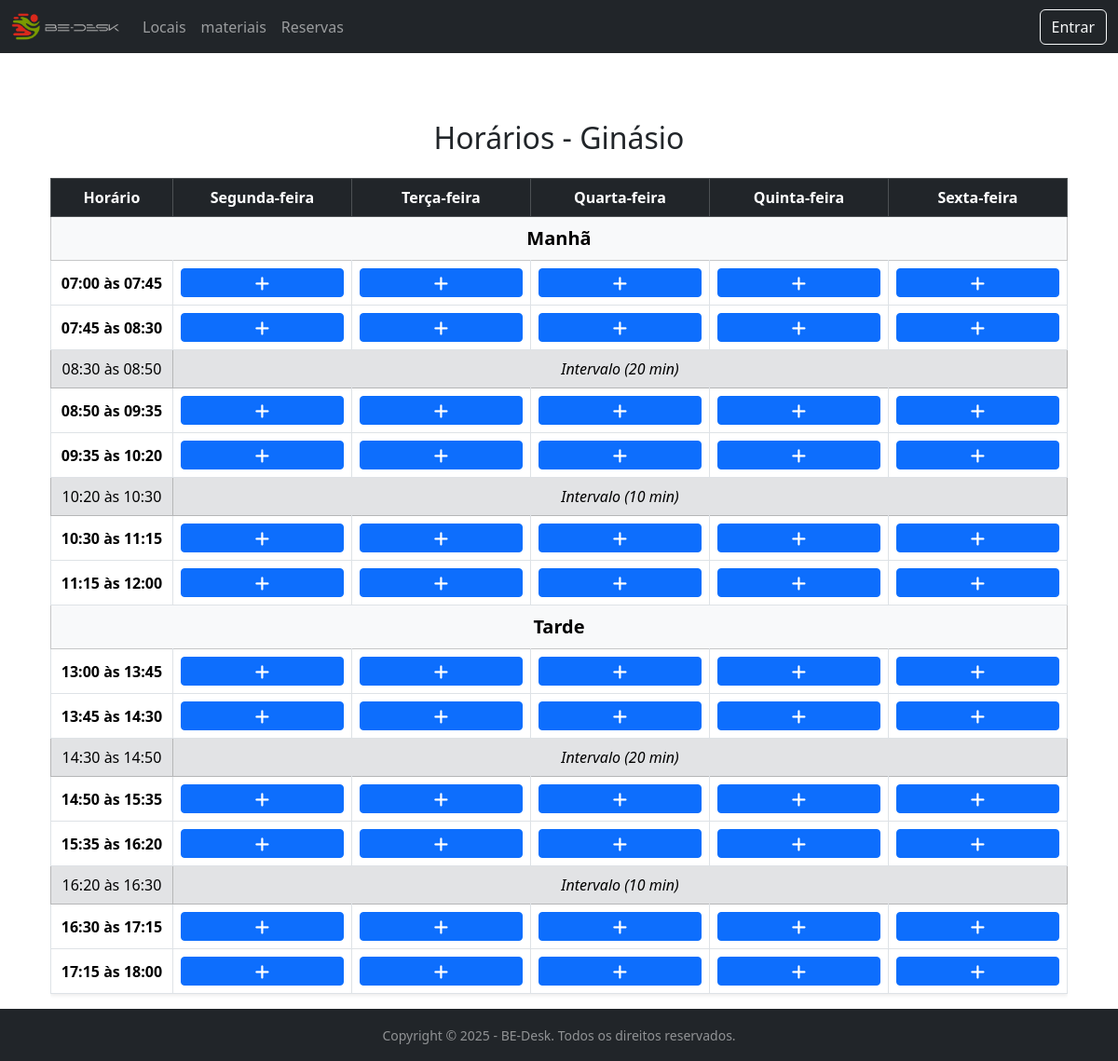
/sala/Ginásio/, run on an earlier commit of the app's database.
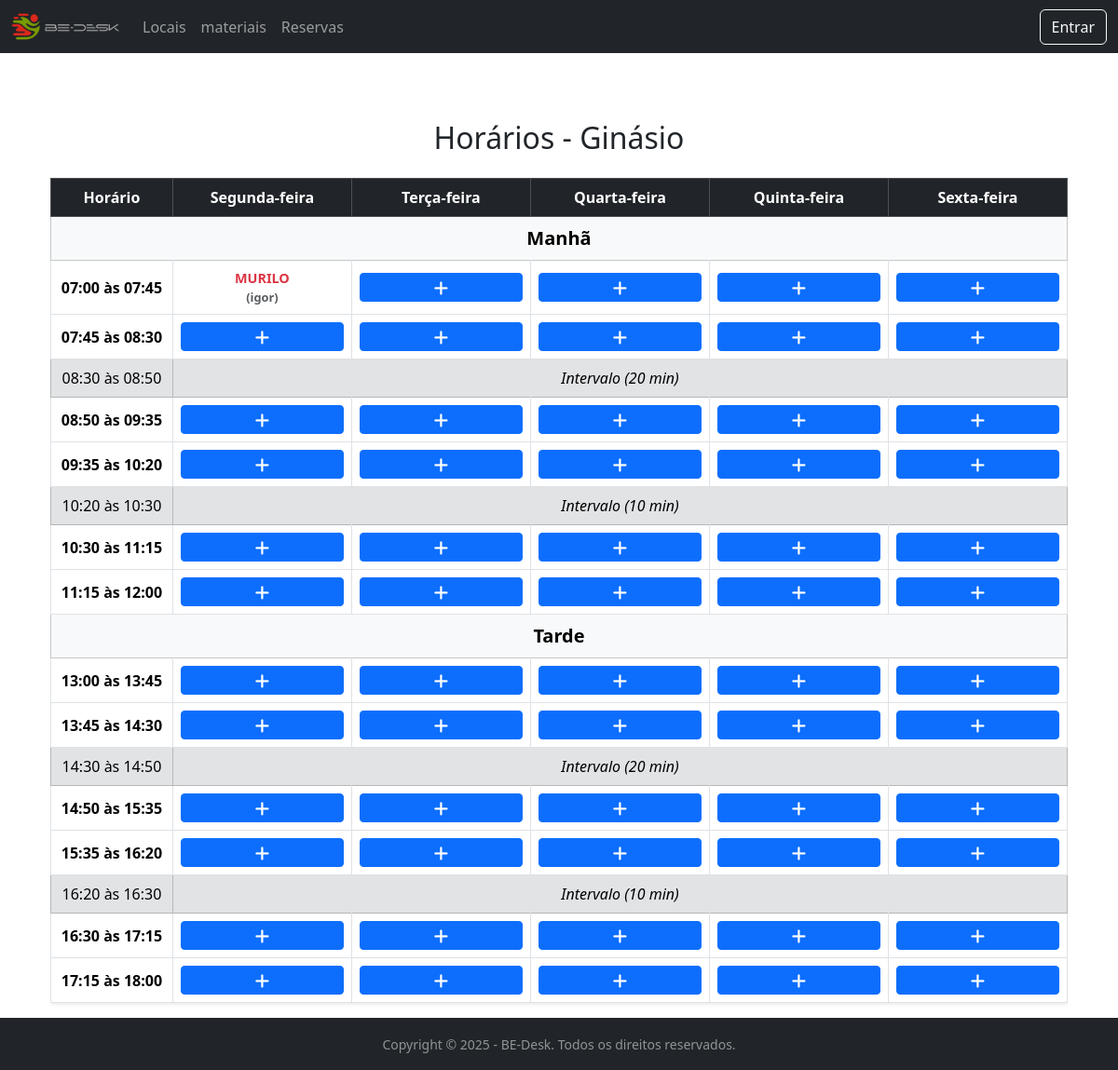
And on a later commit of the database.
### bedesk/models.py (models this page shows, shortened)
class Agendamento(models.Model):
    STATUS_CHOICES = [
        ('PENDENTE', 'Pendente'), # O valor que vai para o banco (melhor em CAPS)
        ('APROVADO', 'Aprovado'), # O valor que o usuário vê (após a vírgula)
        ('REJEITADO', 'Rejeitado'),
    ]
    nome = models.CharField(max_length=100) # Nome do Agendamento (ex: Reunião de Marketing)
    sala = models.ForeignKey(Sala, on_delete=models.CASCADE)
    motivo = models.TextField()
    horario = models.TimeField()
    data_inicio = models.DateTimeField(null=True, blank=True)
    data_fim = models.DateTimeField(null=True, blank=True)
    status = models.CharField(
        max_length=10,
        choices=STATUS_CHOICES,
        default='PENDENTE' # Valor padrão para novas reservas
    )
    sala = models.ForeignKey(Sala, on_delete=models.CASCADE)
    usuario = models.ForeignKey(User, on_delete=models.CASCADE)
    class Meta:
        verbose_name_plural = "Agendamentos"
        indexes = [
            models.Index(fields=['status']),
        ]

### bedesk/views.py (the view)
# urls.py: path('sala/<str:nome_sala>/', views.detalhe_sala, name='detalhe_sala'),
def detalhe_sala(request, nome_sala):
    horarios_estrutura = [
        {'tipo': 'separador', 'nome': 'Manhã'},
        {'tipo': 'hora', 'inicio': '07:00', 'fim': '07:45'},
        {'tipo': 'hora', 'inicio': '07:45', 'fim': '08:30'},
        {'tipo': 'intervalo', 'inicio': '08:30', 'fim': '08:50', 'nome': 'Intervalo (20 min)'}, # Intervalo de 20 min
        {'tipo': 'hora', 'inicio': '08:50', 'fim': '09:35'},
        {'tipo': 'hora', 'inicio': '09:35', 'fim': '10:20'},
        {'tipo': 'intervalo', 'inicio': '10:20', 'fim': '10:30', 'nome': 'Intervalo (10 min)'}, # Intervalo de 10 min
        {'tipo': 'hora', 'inicio': '10:30', 'fim': '11:15'},
        {'tipo': 'hora', 'inicio': '11:15', 'fim': '12:00'},
        {'tipo': 'separador', 'nome': 'Tarde'},
        {'tipo': 'hora', 'inicio': '13:00', 'fim': '13:45'},
        {'tipo': 'hora', 'inicio': '13:45', 'fim': '14:30'},
        {'tipo': 'intervalo', 'inicio': '14:30', 'fim': '14:50', 'nome': 'Intervalo (20 min)'},
        {'tipo': 'hora', 'inicio': '14:50', 'fim': '15:35'},
        {'tipo': 'hora', 'inicio': '15:35', 'fim': '16:20'},
        {'tipo': 'intervalo', 'inicio': '16:20', 'fim': '16:30', 'nome': 'Intervalo (10 min)'},
        {'tipo': 'hora', 'inicio': '16:30', 'fim': '17:15'},
        {'tipo': 'hora', 'inicio': '17:15', 'fim': '18:00'},
    ]
    dias_semana_nomes = ['Segunda-feira', 'Terça-feira', 'Quarta-feira', 'Quinta-feira', 'Sexta-feira']
    try:
        sala_obj = get_object_or_404(Sala, nome__iexact=nome_sala)
    except Sala.DoesNotExist:
        messages.error(request, f"A sala '{nome_sala}' não foi encontrada.")
        return redirect('inicio')
    today = date.today()
    start_of_week = today - timedelta(days=today.weekday())
    dias_semana_datas = [start_of_week + timedelta(days=i) for i in range(5)]
    agendamentos = Agendamento.objects.filter(
        sala=sala_obj,  # <-- ESTE É O FILTRO!
        status='APROVADO',
        data_inicio__date__range=[start_of_week, dias_semana_datas[-1]]
    ).select_related('usuario')
    agendamentos_map = {}
    for ag in agendamentos:
        hora_str = ag.horario.strftime("%H:%M")
        dia_weekday = ag.data_inicio.weekday()
        agendamentos_map[(hora_str, dia_weekday)] = ag
    tabela_horarios = []
    for item in horarios_estrutura:
        if item['tipo'] != 'hora':
            tabela_horarios.append(item)
            continue
        hora_inicio_str = item['inicio']
        linha = {
            'tipo': 'hora',
            'horario_str': f"{item['inicio']} às {item['fim']}",
            'hora_para_link': hora_inicio_str,
            'celulas': []
        }
        for dia_num, data_do_dia in enumerate(dias_semana_datas):
            agendamento = agendamentos_map.get((hora_inicio_str, dia_num))
            celula = {
                'data': data_do_dia,
                'agendamento': agendamento
            }
            linha['celulas'].append(celula)
        tabela_horarios.append(linha)
    context = {
        'tabela_horarios': tabela_horarios,
        'dias_semana_nomes': dias_semana_nomes,
        'sala': sala_obj, # Passa o objeto sala (E05 ou Ginásio)
    }
    return render(request, 'bedesk/detalhe_sala.html', context)

### bedesk/context_processors.py (called while the page is built)
def notificacoes_pendentes(request):
    total_pendentes = 0
    if request.user.is_authenticated and request.user.is_staff:
        salas_pendentes_count = Agendamento.objects.filter(status='PENDENTE').count()
        recursos_pendentes_count = ReservaRecurso.objects.filter(status='PENDENTE').count()
        total_pendentes = salas_pendentes_count + recursos_pendentes_count
    return {
        'pendentes_count': total_pendentes
    }

### bedesk/templates/bedesk/detalhe_sala.html (shortened to what this page needs)
{% extends 'bedesk/base.html' %}
{% block title %}Horários - {{ sala.nome }}{% endblock %} {% block content %}
<div class="container-fluid mt-4">
    <h2 class="text-center mb-4">Horários -  {{ sala.nome }}</h2>
    <div class="table-responsive">
        <table class="table table-bordered table-hover shadow-sm text-center">
            <thead class="table-dark">
                <tr>
                    <th style="width: 12%;">Horário</th>
                    {% for dia_nome in dias_semana_nomes %}
                        <th style="width: 17.6%;">{{ dia_nome }}</th>
                    {% endfor %}
                </tr>
            </thead>
            <tbody>
                {% for linha in tabela_horarios %}
                    {% if linha.tipo == 'separador' %}
                        <tr class="table-light">
                            <td colspan="6" class="text-center fw-bold fs-5">
                                {{ linha.nome }}
                            </td>
                        </tr>
                    {% elif linha.tipo == 'intervalo' %}
                        <tr class="table-secondary text-muted">
                            <td class="align-middle">
                                {{ linha.inicio }} às {{ linha.fim }}
                            </td>
                            <td colspan="5" class="align-middle fst-italic">
                                {{ linha.nome }}
                            </td>
                        </tr>
                    {% elif linha.tipo == 'hora' %}
                        <tr>
                            <td class="align-middle fw-bold">
                                {{ linha.horario_str }}
                            </td>
                            {% for celula in linha.celulas %}
                                <td class="align-middle">
                                    {% if celula.agendamento %}
    <div class="d-flex flex-column justify-content-center align-items-center h-100">
        <span class="text-danger fw-bold text-uppercase"
              style="font-size: 0.9em;"
              data-bs-toggle="tooltip"
              title="Motivo: {{ celula.agendamento.motivo }}">
            {{ celula.agendamento.nome }}
        </span>
        <small class="text-muted fw-bold" style="font-size: 0.8em;">
            ({{ celula.agendamento.usuario.first_name|default:celula.agendamento.usuario.username }})
        </small>
    </div>
{% else %}
    <a href="{% url 'agendar_sala' %}?hora={{ linha.hora_para_link }}&data={{ celula.data|date:'Y-m-d' }}&sala={{ sala.nome }}"
       class="btn btn-primary btn-sm w-100"
       data-bs-toggle="tooltip"
       title="Clique para agendar">
    </a>
{% endif %}
                                </td>
                            {% endfor %}
                        </tr>
                    {% endif %}
                {% empty %}
                    <tr>
                        <td colspan="6" class="text-center text-muted">
                            Nenhum horário definido na estrutura da view.
                        </td>
                    </tr>
                {% endfor %}
            </tbody>
        </table>
    </div> </div>
{% endblock %}

What changed in the data, as far as the page shows it:
added Agendamento: agendamento.nome "MURILO", agendamento.usuario.first_name "igor"
